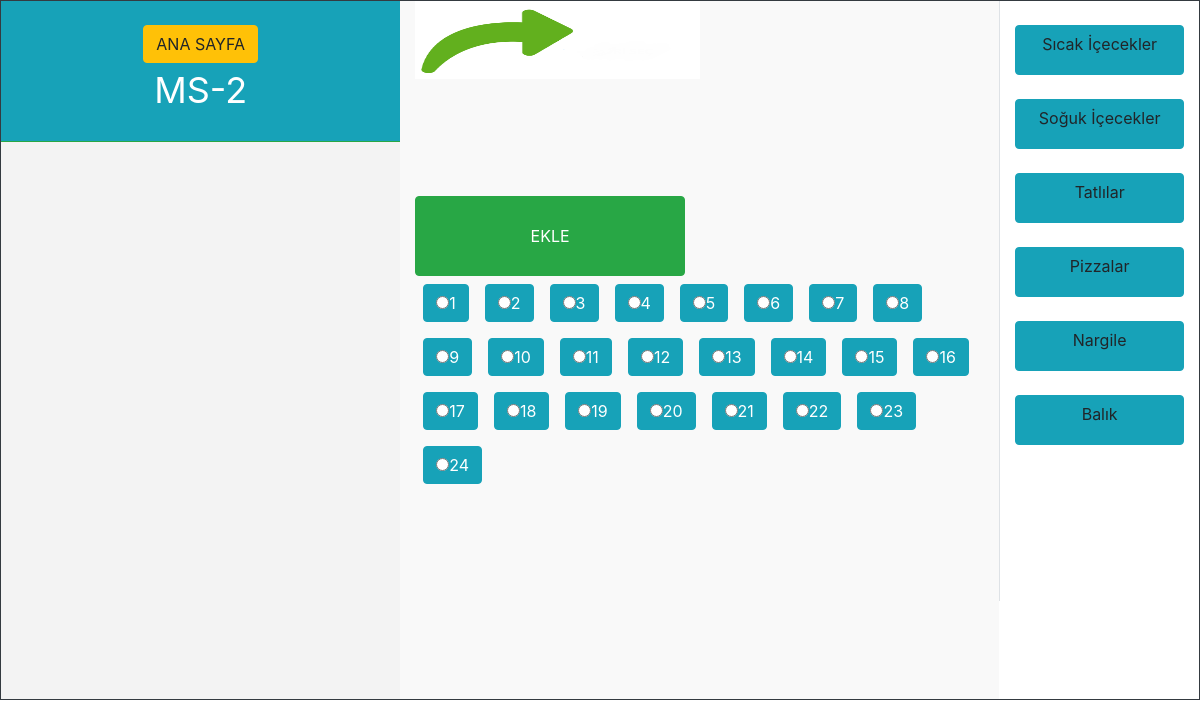
The app's page /masadetay.php?masaid=2 with its own data.
### tables this page shows
CREATE TABLE `masalar` (
  `id` int(11) NOT NULL AUTO_INCREMENT,
  `ad` varchar(255) NOT NULL,
  `durum` int(11) NOT NULL,
  PRIMARY KEY (`id`)
);

CREATE TABLE `kategori` (
  `id` int(11) NOT NULL AUTO_INCREMENT,
  `ad` varchar(200) NOT NULL,
  PRIMARY KEY (`id`)
);

### fonksiyon/fonksiyon.php (the view, shortened to what this page needs)
<?php
class sistem {
	private function benimsorum($vt,$sorgu,$tercih) {
	$a =$sorgu;
	$b=$vt->prepare($a);
	$b->execute();
	if ($tercih==1):
	return $c=$b->get_result();
	endif;
	}
	function masagetir ($vt,$id) {
	$get="select * from masalar where id=$id";
	return$this->benimsorum($vt,$get,1);
	}
	function urungrup($db) {
		$se="select * from kategori";
		$gelen=$this->benimsorum($db,$se,1);
		while ($son=$gelen->fetch_assoc()) :
		echo '<br><a type="button" class="btn btn-info"  style="height:50px; width:100%;" sectionId="'.$son["id"].'">'.$son["ad"].'</a><br>';
		endwhile;
	}
}
?>

### masadetay.php (shortened to what this page needs)
<?php include("fonksiyon/fonksiyon.php"); $masam = new sistem;
@$masaid=$_GET["masaid"];
?>
<head>
<link rel="stylesheet" href="dosya/boost.css">
<link rel="stylesheet" href="dosya/stil.css">
</head>
<body>
<div class="container-fluid">
	<?php
	if ($masaid!="") :
	$son=$masam->masagetir($db,$masaid);
	$dizi=$son->fetch_assoc();
	?>
		<div class="row border border-dark" id="div1">
			<div class="col-md-4" id="div2">
				<div class="row">
					<div class="col-md-12 border-bottom border-success bg-info text-white mx-auto p-4 text-center" style="font-size:36px;" id="div3">
					<a href="index.php" class="btn btn-warning">ANA SAYFA</a><br>
					<?php echo $dizi["ad"]; ?></div>
					<div  class="col-md-12" id="veri"></div>
				</div>
		</div>
		<div class="col-md-6"  style="background-color:#F9F9F9">
			<div class="row">
				<form id="formum">
				<div class="col-md-12" id="sonuc"  style="min-height:50%;">
				<img src="dosya/işarettik.png" style="width:50%;height:50%;" alt="">
				</div>
			</div>
			<div class="row">
				<div class="col-md-12" class="div2">
					<div class="row" class="div2">
						<div class="col-md-6">
							<input type="button" id="btn" value="EKLE" style="height:80px; width:100%;" class="btn btn-success btn-block mt-4" />
						</div>
						<div class="col-md-12">
							<?php
							for ($i=1; $i<=24; $i++) :
							echo '<label class="btn btn-info m-2"><input name="adet" type="radio" value="'.$i.'" />'.$i.'</label>';
							endfor;
							?>
						</div>
					</div>
				</div>
			</div>
		</div>
		<div class="col-md-2  border-left" id="urunler" style="height: 600px;overflow-y: auto;overflow-x: hidden;">
		<?php $masam->urungrup($db); ?>
		</div>
</div>
</div>
<?php
else:
echo "hata var";
endif;
?>
</body>
</head>

### dosya/stil.css (style rules this page uses)
#div1 { min-height:700px; border-bottom:#D3D3D3 solid dashed; }
#div2 { background-color:#F3F3F3; border-right:#D3D3D3 solid dashed; }
#div3 { min-height:100px; font-size:36px; }

### records on screen
masalar: ad "MS-2"
kategori: $son["id"] 1 (drawn), ad "Sıcak İçecekler"
kategori: ad "Soğuk İçecekler"
kategori: ad "Tatlılar"
kategori: ad "Pizzalar"
kategori: ad "Nargile"
kategori: ad "Balık"
